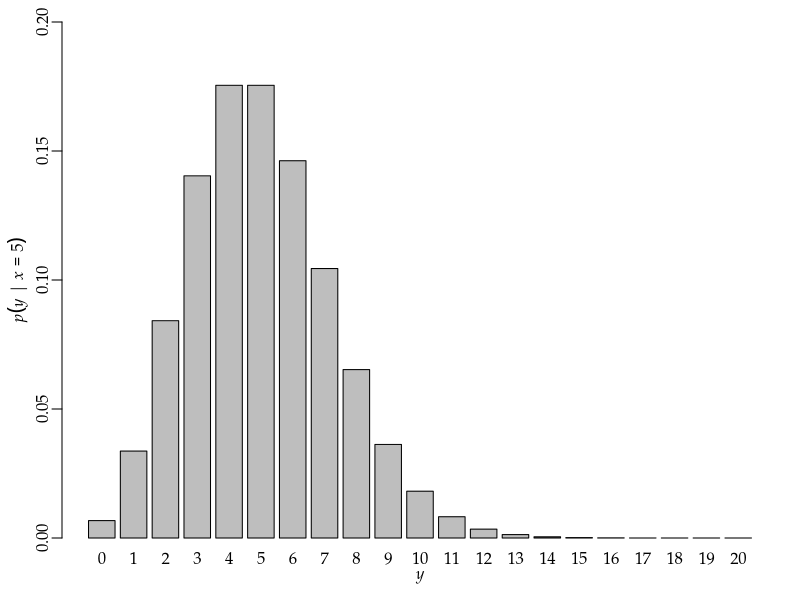

Write the R code that produced this figure. (Note: this script raises an error after producing the figure.)
args = commandArgs()
basename = sub(".R$", "", sub("^--file=(.*/)?", "", args[grep("^--file=", args)]))
if (length(basename) != 0)
    pdf(file=paste0(basename, "_tmp.pdf"), colormodel="gray", width=4, height=3)
par(family="Palatino")
par(mgp=c(1.5,0.5,0)) # title and axis margins. default: c(3,1,0)
par(mar=c(3,3,1,1)+0.1) # bottom, left, top, right margins. default: c(5,4,4,2)+0.1
barplot(dpois(0:20, 5), names.arg=0:20, ylim=c(0,0.2),
        xlab=expression(italic(y)), ylab=expression(italic(p) * (italic(y) * " | " * italic(x) == 5)))
dev.off()
embedFonts(paste0(basename, "_tmp.pdf"), outfile=paste0(basename, ".pdf"),
           options="-c \"<</NeverEmbed []>> setdistillerparams\" -f ")
